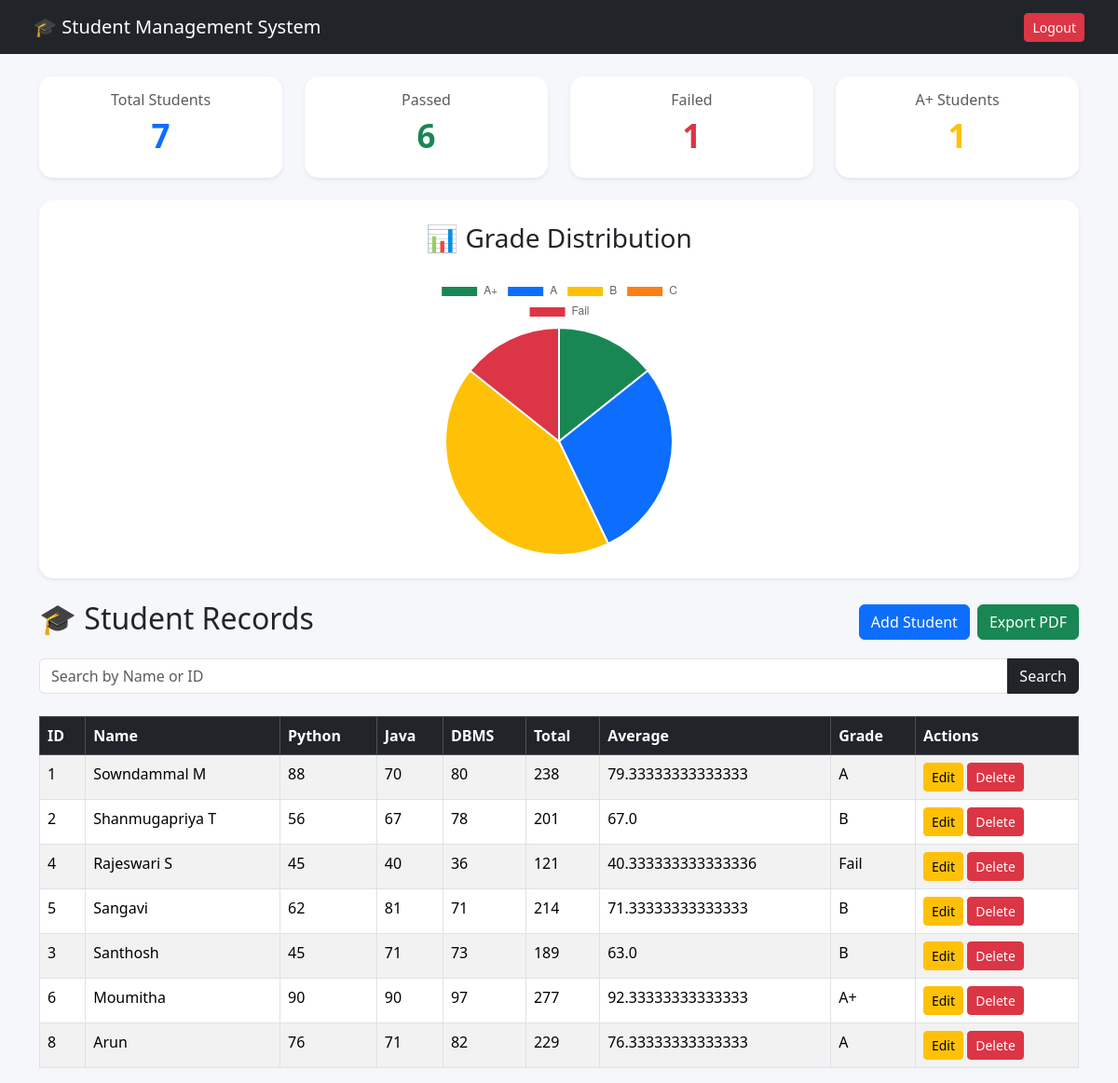
The page / (signed in) on the database as committed earlier.
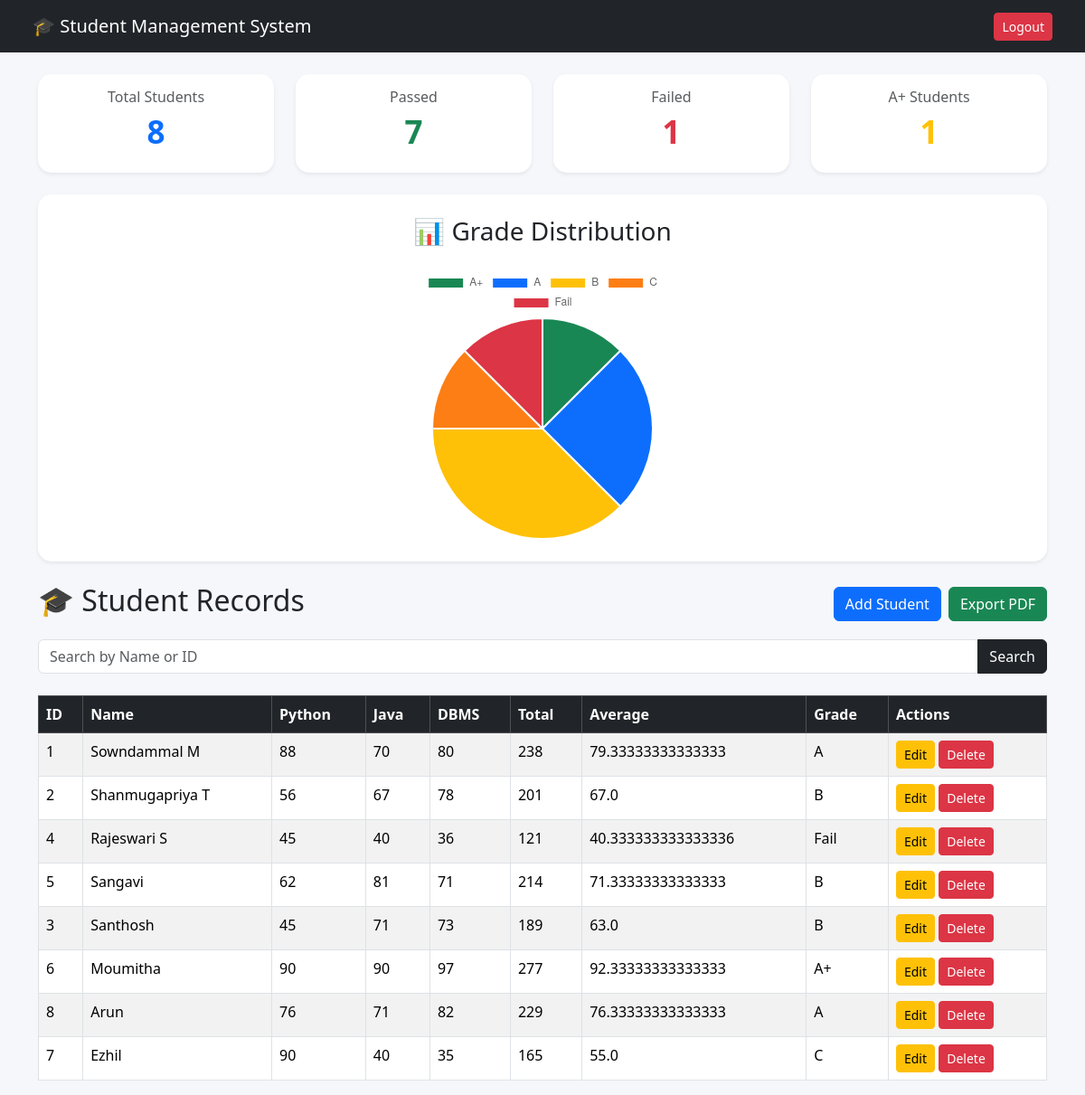
The same page on the database as committed later.
### tables this page shows
CREATE TABLE students (

            id TEXT PRIMARY KEY,

            name TEXT,

            python INTEGER,

            java INTEGER,

            dbms INTEGER,

            total INTEGER,

            average REAL,

            grade TEXT

        );

### app.py (the view)
@app.route("/")
def index():
    if "user" not in session:
        return redirect("/login")
    connection = sqlite3.connect("database.db")
    cursor = connection.cursor()
    search = request.args.get("search")
    if search:
        cursor.execute("""

            SELECT * FROM students

            WHERE name LIKE ? OR id LIKE ?

        """, (f"%{search}%", f"%{search}%"))
    else:
        cursor.execute("SELECT * FROM students")
    students = cursor.fetchall()
    connection.close()
    total_students = len(students)
    pass_count = 0
    fail_count = 0
    a_plus_count = 0
    a_count = 0
    b_count = 0
    c_count = 0
    for student in students:
        grade = student[7]
        if grade == "Fail":
            fail_count += 1
        else:
            pass_count += 1
        if grade == "A+":
            a_plus_count += 1
        elif grade == "A":
            a_count += 1
        elif grade == "B":
            b_count += 1
        elif grade == "C":
            c_count += 1
    return render_template(
        "index.html",
        students=students,
        total_students=total_students,
        pass_count=pass_count,
        fail_count=fail_count,
        a_plus_count=a_plus_count,
        a_count=a_count,
        b_count=b_count,
        c_count=c_count
    )

### templates/index.html (shortened to what the changed rows need)
<!DOCTYPE html>
<html lang="en">
<head>
    <link href="https://cdn.jsdelivr.net/npm/bootstrap@5.3.3/dist/css/bootstrap.min.css" rel="stylesheet">
    <link rel="stylesheet" href="{{ url_for('static', filename='style.css') }}">
</head>
<body>
    <div class="container mt-4">
        <div class="row g-4 mb-4">
            <div class="col-md-3 col-sm-6">
                <div class="card shadow-sm border-0 text-center p-3">
                    <h6 class="text-muted">
                        Total Students
                    </h6>
                    <h2 class="text-primary fw-bold">
                        {{ total_students }}
                    </h2>
                </div>
            </div>
            <div class="col-md-3 col-sm-6">
                <div class="card shadow-sm border-0 text-center p-3">
                    <h6 class="text-muted">
                        Passed
                    </h6>
                    <h2 class="text-success fw-bold">
                        {{ pass_count }}
                    </h2>
                </div>
            </div>
            <div class="col-md-3 col-sm-6">
                <div class="card shadow-sm border-0 text-center p-3">
                    <h2 class="text-danger fw-bold">
                        {{ fail_count }}
                    </h2>
                </div>
            </div>
            <div class="col-md-3 col-sm-6">
                <div class="card shadow-sm border-0 text-center p-3">
                    <h2 class="text-warning fw-bold">
                        {{ a_plus_count }}
                    </h2>
                </div>
            </div>
        </div>
        <div class="card shadow-sm border-0 p-4 mb-4">
            <div style="max-width: 400px; margin: auto;">
                <canvas id="gradeChart"></canvas>
            </div>
        </div>
        <div class="d-flex justify-content-between align-items-center mb-3">
            <h2>
                🎓 Student Records
            </h2>
        </div>
        {% if students %}
        <div class="table-responsive">
            <table class="table table-bordered table-striped table-hover">
                <thead class="table-dark">
                    <tr>
                        <th>ID</th>
                        <th>Name</th>
                        <th>Python</th>
                        <th>Java</th>
                        <th>DBMS</th>
                        <th>Total</th>
                        <th>Average</th>
                        <th>Grade</th>
                        <th>Actions</th>
                    </tr>
                </thead>
                <tbody>
                    {% for student in students %}
                    <tr>
                        <td>{{ student[0] }}</td>
                        <td>{{ student[1] }}</td>
                        <td>{{ student[2] }}</td>
                        <td>{{ student[3] }}</td>
                        <td>{{ student[4] }}</td>
                        <td>{{ student[5] }}</td>
                        <td>{{ student[6] }}</td>
                        <td>{{ student[7] }}</td>
                        <td>
                            <a href="/edit/{{ student[0] }}" class="btn btn-warning btn-sm">
                                Edit
                            </a>
                            <a href="/delete/{{ student[0] }}" class="btn btn-danger btn-sm">
                                Delete
                            </a>
                        </td>
                    </tr>
                    {% endfor %}
                </tbody>
            </table>
        </div>
        {% else %}
        <div class="alert alert-info text-center">
            No students found
        </div>
        {% endif %}
    </div>
    <script>
        const ctx = document.getElementById('gradeChart');
        new Chart(ctx, {
            type: 'pie',
            data: {
                labels: ['A+', 'A', 'B', 'C', 'Fail'],
                datasets: [{
                    data: [
                        {{ a_plus_count }},
                {{ a_count }},
                        {{ b_count }},
            {{ c_count }},
            {{ fail_count }}
                    ],
            backgroundColor: [
            '#198754',
            '#0d6efd',
            '#ffc107',
            '#fd7e14',
            '#dc3545'
        ]
                }]
            },
            options: {
            responsive: true,
            maintainAspectRatio: true
        }
        });
    </script>
</body>
</html>

Rows that differ between the two databases and show on the page:
added students: id "7", name "Ezhil", python "90", java "40", dbms "35", total "165", average "55.0", grade "C"
Other text that changed with them:
{{ total_students }}: "7" → "8"
{{ pass_count }}: "6" → "7"
chart data {{ c_count }}: 0 → 1
